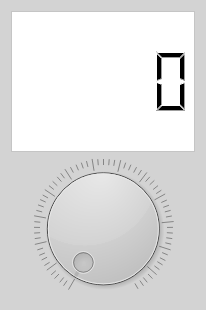
<?xml version="1.0" encoding="UTF-8"?>
<ui version="4.0">
 <class>Example</class>
 <widget class="QWidget" name="Example">
  <property name="geometry">
   <rect>
    <x>0</x>
    <y>0</y>
    <width>206</width>
    <height>310</height>
   </rect>
  </property>
  <property name="windowTitle">
   <string>QLCDNumber</string>
  </property>
  <property name="styleSheet">
   <string notr="true">background: lightgrey</string>
  </property>
  <layout class="QVBoxLayout" name="verticalLayout">
   <item>
    <widget class="QLCDNumber" name="lcdNumber">
     <property name="styleSheet">
      <string notr="true">background: white</string>
     </property>
     <property name="frameShape">
      <enum>QFrame::StyledPanel</enum>
     </property>
     <property name="smallDecimalPoint">
      <bool>false</bool>
     </property>
    </widget>
   </item>
   <item>
    <widget class="QDial" name="dial">
     <property name="maximum">
      <number>255</number>
     </property>
     <property name="orientation">
      <enum>Qt::Horizontal</enum>
     </property>
     <property name="invertedAppearance">
      <bool>false</bool>
     </property>
     <property name="notchesVisible">
      <bool>true</bool>
     </property>
    </widget>
   </item>
  </layout>
 </widget>
 <resources/>
 <connections>
  <connection>
   <sender>dial</sender>
   <signal>valueChanged(int)</signal>
   <receiver>lcdNumber</receiver>
   <slot>display(int)</slot>
   <hints>
    <hint type="sourcelabel">
     <x>97</x>
     <y>206</y>
    </hint>
    <hint type="destinationlabel">
     <x>133</x>
     <y>112</y>
    </hint>
   </hints>
  </connection>
 </connections>
</ui>
